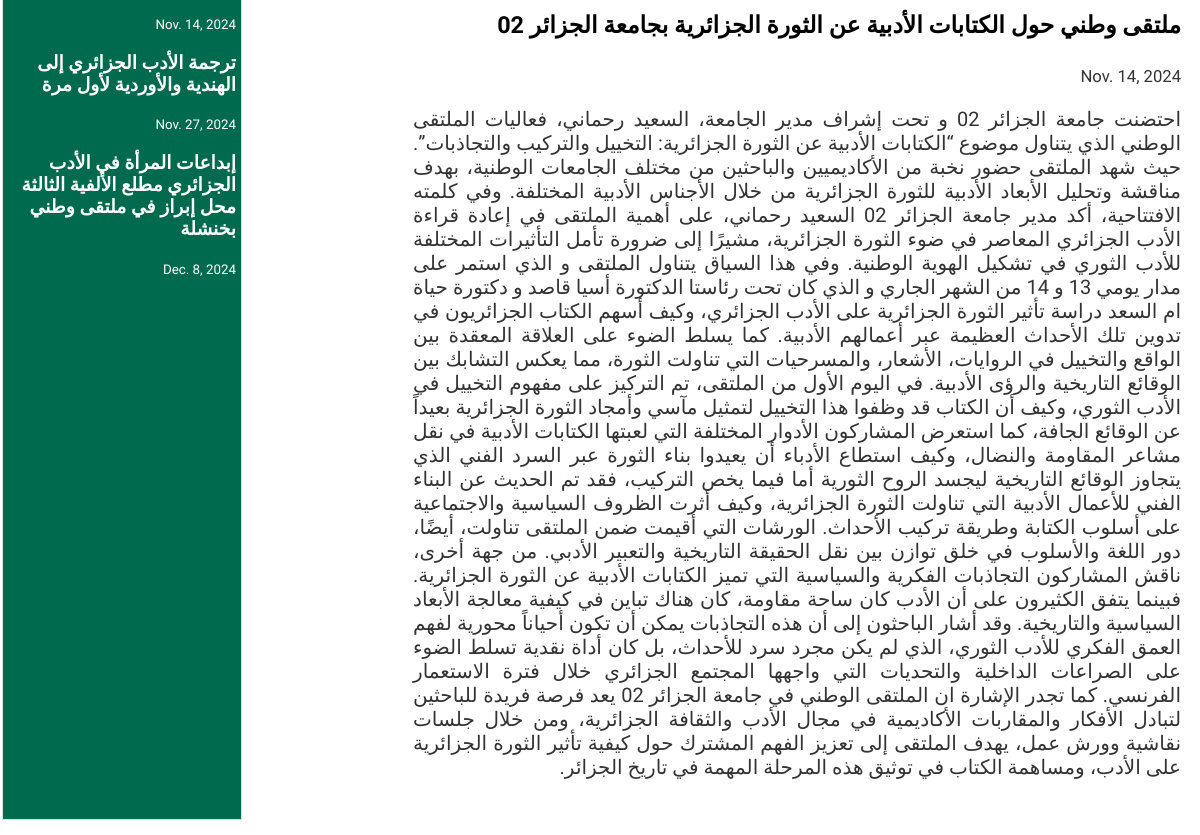
The app's page /article/3 (middle part), older data.
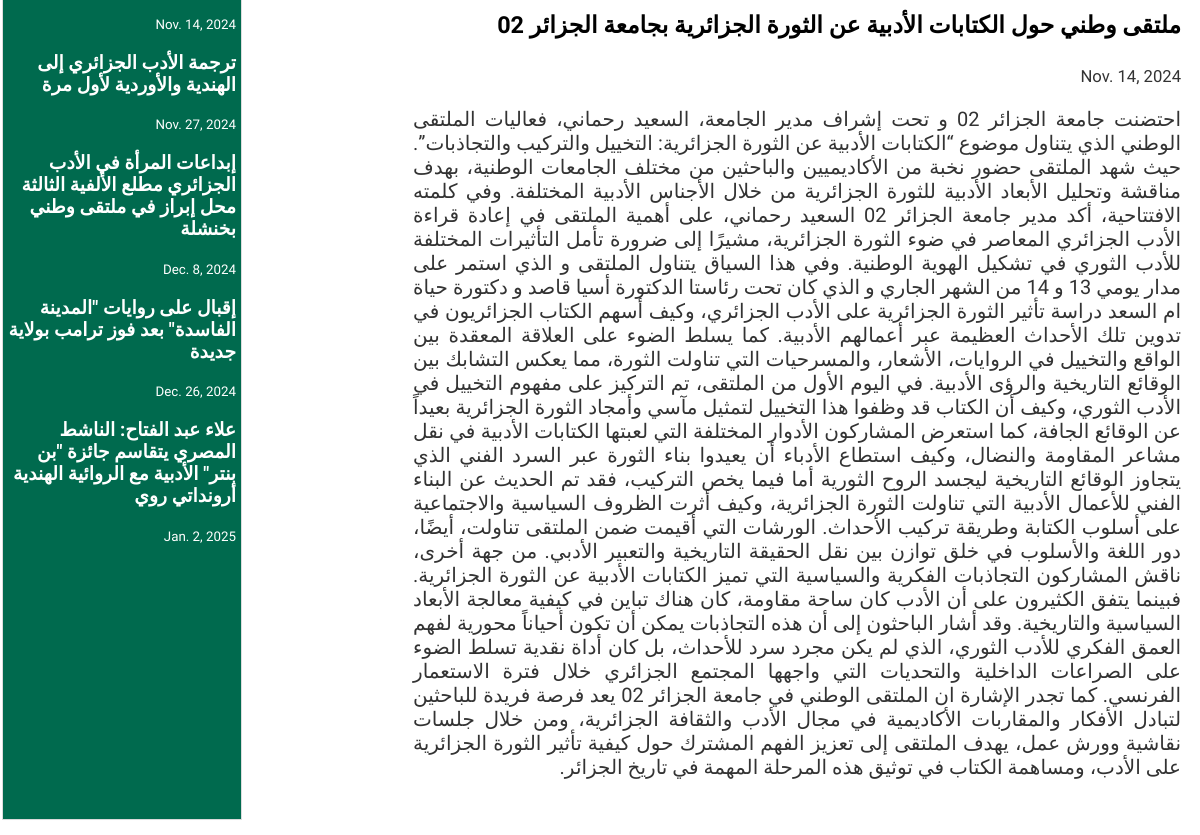
The same page, newer data.
### main/models.py (models this page shows, shortened)
class Post(models.Model):
    title = models.CharField(max_length=300)
    image = models.ImageField(upload_to ='img/', default="img/empty.png")
    content = models.TextField()
    description = models.TextField()
    category = models.ForeignKey("Category", on_delete=models.CASCADE)
    date = models.DateField(default=datetime.datetime(year=2024, month=1, day=1))

### main/views.py (the view)
# urls.py: path('article/<str:id>', views.article, name="article"),
def article(request, id):
    post = Post.objects.get(id=id)
    related = Post.objects.filter(category=post.category)
    return render(request, "main/article.html", {"post": post, "related": related})

### main/templates/main/article.html (shortened to what this page needs)
<!DOCTYPE html>
<html lang="en">
	{% load static %}
	<head>
		<link rel="stylesheet" href="{% static 'css/styles.css' %}">
	</head>
	<body dir="rtl">
		<div id="categorized">
			<div style="width: 80vw;">
				<div class="vertical-post-full">
					<div align="justify" class="ver-desc">
						<h3>{{ post.title }}</h3>
						<small>{{ post.date }}</small>
						<p>
							{{ post.content }}
						</p>
					</div>
				</div>
			</div>
			<div id="sidenav">
				{% for link in related %}
					<div class="post-link">
						<h3 onclick="window.location.href = '{% url 'article' link.id %}'">{{ link.title }}</h3>
						<small>{{ link.date }}</small>
					</div>
				{% endfor %}
			</div>
		</div>
		<br>
	</body>
</html>

Row changes from the older to the newer data that the page shows:
added Post: title "إقبال على روايات \"المدينة الفاسدة\" بعد فوز ترامب بولاية جديدة", date "Dec. 26, 2024"
added Post: title "علاء عبد الفتاح: الناشط المصري يتقاسم جائزة \"بن بنتر\" الأدبية مع الروائية الهندية أرونداتي روي", date "Jan. 2, 2025"
